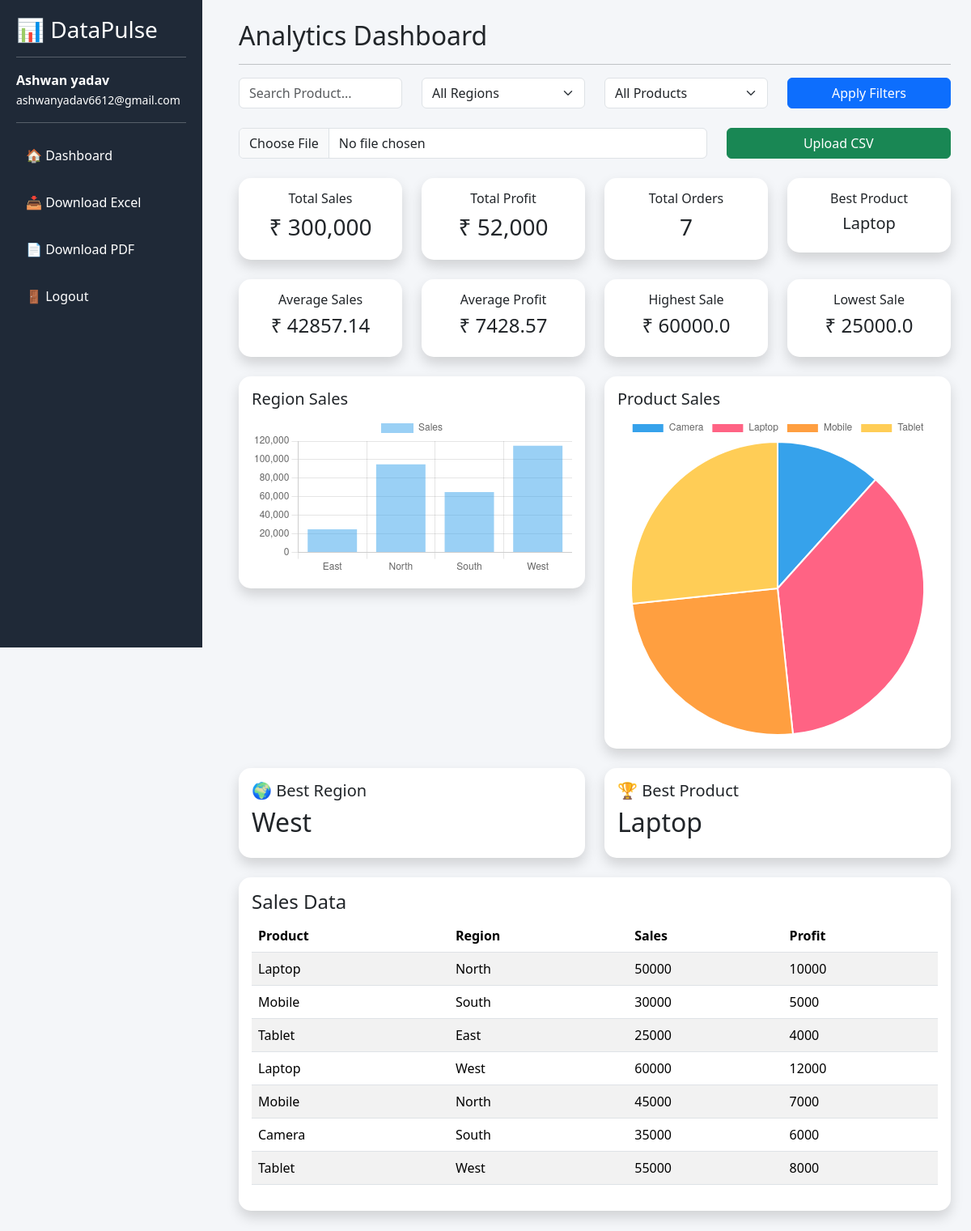
The page / (signed in) on the database its author committed.
### tables this page shows
CREATE TABLE "sales" (
"product" TEXT,
  "region" TEXT,
  "sales" INTEGER,
  "profit" INTEGER
);

### app.py (the view, shortened to what this page needs)
@app.route("/", methods=["GET", "POST"])
def dashboard():
    if "user" not in session:
        return redirect("/home")
    try:
        with get_db() as conn:
            df = pd.read_sql(
                "SELECT * FROM sales",
                conn
            )
    except Exception:
        df = pd.DataFrame(
            columns=[
                "product",
                "region",
                "sales",
                "profit"
            ]
        )
    region_filter = request.args.get(
        "region",
        "All"
    )
    product_filter = request.args.get(
        "product",
        "All"
    )
    search = request.args.get(
        "search",
        ""
    )
    if not df.empty:
        df.columns = (
            df.columns
            .str.strip()
            .str.lower()
        )
    has_data = not df.empty
    total_sales = (
        float(df["sales"].sum())
        if has_data else 0
    )
    total_profit = (
        float(df["profit"].sum())
        if has_data else 0
    )
    total_orders = (
        len(df)
        if has_data else 0
    )
    avg_sales = (
        round(df["sales"].mean(), 2)
        if has_data else 0
    )
    avg_profit = (
        round(df["profit"].mean(), 2)
        if has_data else 0
    )
    max_sales = (
        float(df["sales"].max())
        if has_data else 0
    )
    min_sales = (
        float(df["sales"].min())
        if has_data else 0
    )
    regions = (
        sorted(
            df["region"]
            .astype(str)
            .unique()
        )
        if has_data else []
    )
    products = (
        sorted(
            df["product"]
            .astype(str)
            .unique()
        )
        if has_data else []
    )
    if has_data:
        region_data = (
            df.groupby("region")["sales"]
            .sum()
            .reset_index()
        )
        product_data = (
            df.groupby("product")["sales"]
            .sum()
            .reset_index()
        )
        best_product = (
            df.groupby("product")["sales"]
            .sum()
            .idxmax()
        )
        best_region = (
            df.groupby("region")["sales"]
            .sum()
            .idxmax()
        )
    else:
        region_data = pd.DataFrame()
        product_data = pd.DataFrame()
        best_product = "No Data"
        best_region = "No Data"
    return render_template(
        "dashboard.html",
        sales=total_sales,
        profit=total_profit,
        orders=total_orders,
        avg_sales=avg_sales,
        avg_profit=avg_profit,
        max_sales=max_sales,
        min_sales=min_sales,
        best_product=best_product,
        best_region=best_region,
        regions=regions,
        products=products,
        selected_region=region_filter,
        selected_product=product_filter,
        search=search,
        region_labels=(
            region_data["region"].tolist()
            if not region_data.empty
            else []
        ),
        region_values=(
            region_data["sales"].tolist()
            if not region_data.empty
            else []
        ),
        product_labels=(
            product_data["product"].tolist()
            if not product_data.empty
            else []
        ),
        product_values=(
            product_data["sales"].tolist()
            if not product_data.empty
            else []
        ),
        table_data=df.to_dict(
            orient="records"
        )
    )

### app.py (called while the page is built)
def get_db():
    return sqlite3.connect(DATABASE)

### templates/dashboard.html (shortened to what this page needs)
<!DOCTYPE html>
<html>
<head>
    <link href="https://cdn.jsdelivr.net/npm/bootstrap@5.3.3/dist/css/bootstrap.min.css" rel="stylesheet">
</head>
<body>
<div class="sidebar">
    <h3>📊 DataPulse</h3>
    <hr>
    {% if session.user %}
    <p>
        <strong>
            {{ session['user']['name'] }}
        </strong>
        <br>
        <small>
            {{ session['user']['email'] }}
        </small>
    </p>
    <hr>
    {% endif %}
    <a href="/">🏠 Dashboard</a>
    <a href="/download_excel">
        📥 Download Excel
    </a>
    <a href="/download_pdf">
        📄 Download PDF
    </a>
    <a href="/logout">
        🚪 Logout
    </a>
</div>
<div class="main">
    <h2>Analytics Dashboard</h2>
    <hr>
    <form method="GET">
        <div class="row mb-4">
            <div class="col-md-3">
                <input
                    type="text"
                    name="search"
                    class="form-control"
                    placeholder="Search Product..."
                    value="{{ search }}">
            </div>
            <div class="col-md-3">
                <select
                    name="region"
                    class="form-select">
                    <option value="All">
                        All Regions
                    </option>
                </select>
            </div>
            <div class="col-md-3">
                <select
                    name="product"
                    class="form-select">
                    <option value="All">
                        All Products
                    </option>
                </select>
            </div>
            <div class="col-md-3">
                <button
                    class="btn btn-primary w-100">
                    Apply Filters
                </button>
            </div>
        </div>
    </form>
    <form method="POST" enctype="multipart/form-data">
        <div class="row mb-4">
            <div class="col-md-8">
                <input
                    type="file"
                    name="file"
                    class="form-control">
            </div>
            <div class="col-md-4">
                <button
                    class="btn btn-success w-100">
                    Upload CSV
                </button>
            </div>
        </div>
    </form>
    <div class="row">
        <div class="col-md-3">
            <div class="card shadow">
                <div class="card-body stat-card">
                    <h6>Total Sales</h6>
                    <h3>
                        ₹ {{ "{:,}".format(sales|int) }}
                    </h3>
                </div>
            </div>
        </div>
        <div class="col-md-3">
            <div class="card shadow">
                <div class="card-body stat-card">
                    <h6>Total Profit</h6>
                    <h3>
                        ₹ {{ "{:,}".format(profit|int) }}
                    </h3>
                </div>
            </div>
        </div>
        <div class="col-md-3">
            <div class="card shadow">
                <div class="card-body stat-card">
                    <h6>Total Orders</h6>
                    <h3>
                        {{ orders }}
                    </h3>
                </div>
            </div>
        </div>
        <div class="col-md-3">
            <div class="card shadow">
                <div class="card-body stat-card">
                    <h6>Best Product</h6>
                    <h5>
                        {{ best_product }}
                    </h5>
                </div>
            </div>
        </div>
    </div>
    <div class="row mt-4">
        <div class="col-md-3">
            <div class="card shadow">
                <div class="card-body stat-card">
                    <h6>Average Sales</h6>
                    <h4>
                        ₹ {{ avg_sales }}
                    </h4>
                </div>
            </div>
        </div>
        <div class="col-md-3">
            <div class="card shadow">
                <div class="card-body stat-card">
                    <h6>Average Profit</h6>
                    <h4>
                        ₹ {{ avg_profit }}
                    </h4>
                </div>
            </div>
        </div>
        <div class="col-md-3">
            <div class="card shadow">
                <div class="card-body stat-card">
                    <h6>Highest Sale</h6>
                    <h4>
                        ₹ {{ max_sales }}
                    </h4>
                </div>
            </div>
        </div>
        <div class="col-md-3">
            <div class="card shadow">
                <div class="card-body stat-card">
                    <h6>Lowest Sale</h6>
                    <h4>
                        ₹ {{ min_sales }}
                    </h4>
                </div>
            </div>
        </div>
    </div>
    <div class="row mt-4">
        <div class="col-md-6">
            <div class="card shadow">
                <div class="card-body">
                    <h5>Region Sales</h5>
                    <canvas id="regionChart"></canvas>
                </div>
            </div>
        </div>
        <div class="col-md-6">
            <div class="card shadow">
                <div class="card-body">
                    <h5>Product Sales</h5>
                    <canvas id="productChart"></canvas>
                </div>
            </div>
        </div>
    </div>
    <div class="row mt-4">
        <div class="col-md-6">
            <div class="card shadow">
                <div class="card-body">
                    <h5>🌍 Best Region</h5>
                    <h2>{{ best_region }}</h2>
                </div>
            </div>
        </div>
        <div class="col-md-6">
            <div class="card shadow">
                <div class="card-body">
                    <h5>🏆 Best Product</h5>
                    <h2>{{ best_product }}</h2>
                </div>
            </div>
        </div>
    </div>
    <div class="card shadow mt-4">
        <div class="card-body">
            <h4>Sales Data</h4>
            <div class="table-responsive">
                <table class="table table-striped table-hover">
                    <thead>
                    <tr>
                        <th>Product</th>
                        <th>Region</th>
                        <th>Sales</th>
                        <th>Profit</th>
                    </tr>
                    </thead>
                    <tbody>
                    {% for row in table_data %}
                    <tr>
                        <td>{{ row.product }}</td>
                        <td>{{ row.region }}</td>
                        <td>{{ row.sales }}</td>
                        <td>{{ row.profit }}</td>
                    </tr>
                    {% endfor %}
                    </tbody>
                </table>
            </div>
        </div>
    </div>
</div>
<script>
new Chart(
document.getElementById("regionChart"),
{
type:"bar",
data:{
labels:{{ region_labels|tojson }},
datasets:[{
label:"Sales",
data:{{ region_values|tojson }}
}]
}
}
);
new Chart(
document.getElementById("productChart"),
{
type:"pie",
data:{
labels:{{ product_labels|tojson }},
datasets:[{
data:{{ product_values|tojson }}
}]
}
}
);
</script>
</body>
</html>

### templates/dashboard.html (style rules this page uses)
body { background:#f4f6f9; }
.sidebar { height:100vh; background:#1f2937; color:white; position:fixed; width:250px; padding:20px; overflow-y:auto; }
.sidebar a { display:block; color:white; text-decoration:none; padding:12px; margin-bottom:10px; border-radius:8px; }
.main { margin-left:270px; padding:25px; }
.card { border:none; border-radius:15px; }
.stat-card { text-align:center; }
.table-responsive { max-height:500px; overflow-y:auto; }

### rows shown on the page
sales: product "Laptop", region "North", sales "50000", profit "10000"
sales: region "West", product "Laptop", sales "60000", profit "12000"
sales: product "Mobile", region "South", sales "30000", profit "5000"
sales: product "Tablet", region "East", sales "25000", profit "4000"
sales: product "Mobile", region "North", sales "45000", profit "7000"
sales: product "Camera", region "South", sales "35000", profit "6000"
sales: product "Tablet", region "West", sales "55000", profit "8000"

### other values the page prints
{{ session['user']['name'] }} "Ashwan yadav"
{{ session['user']['email'] }} "ashwanyadav6612@gmail.com"
{{ "{:,}".format(sales|int) }} "300,000"
{{ "{:,}".format(profit|int) }} "52,000"
{{ orders }} "7"
{{ avg_sales }} "42857.14"
{{ avg_profit }} "7428.57"
{{ max_sales }} "60000.0"
{{ min_sales }} "25000.0"
chart data {{ region_labels|tojson }} ["East", "North", "South", "West"]
chart data {{ region_values|tojson }} [25000, 95000, 65000, 115000]
chart data {{ product_labels|tojson }} ["Camera", "Laptop", "Mobile", "Tablet"]
chart data {{ product_values|tojson }} [35000, 110000, 75000, 80000]
